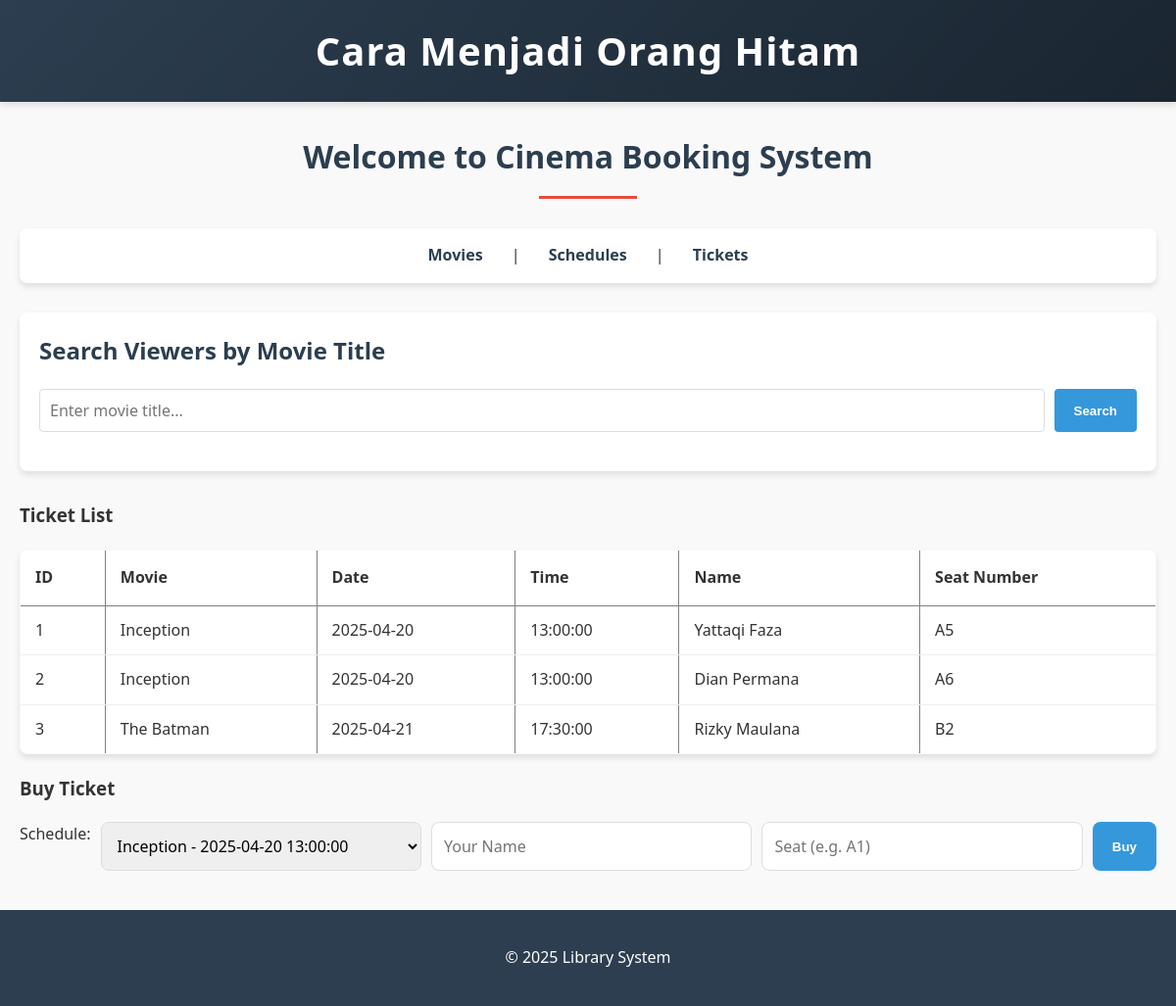
The page /?page=Tickets on the database its author committed.
### tables this page shows
CREATE TABLE Tickets (
    id INT AUTO_INCREMENT PRIMARY KEY,
    schedule_id INT,
    name VARCHAR(100),  
    seat_number VARCHAR(10),
    FOREIGN KEY (schedule_id) REFERENCES Schedules(id) ON DELETE CASCADE
);

CREATE TABLE Movies (
    id INT AUTO_INCREMENT PRIMARY KEY,
    title VARCHAR(100) NOT NULL,
    genre VARCHAR(50),
    duration INT,  
    rating VARCHAR(10)  
);

CREATE TABLE Schedules (
    id INT AUTO_INCREMENT PRIMARY KEY,
    movie_id INT,
    date DATE,
    time TIME,
    FOREIGN KEY (movie_id) REFERENCES Movies(id) ON DELETE CASCADE
);

### config/db.php (called while the page is built, shortened)
<?php
class Database {
    private $host = "localhost";
    private $username = "root";
    private $password = "";
    private $dbname = "db_blackcinema";
    public function __construct() {
        try {
            $this->conn = new PDO("mysql:host=$this->host;dbname=$this->dbname", $this->username, $this->password);
            $this->conn->setAttribute(PDO::ATTR_ERRMODE, PDO::ERRMODE_EXCEPTION);
            $stmt = $this->conn->query("SHOW TABLES LIKE 'Movies'");
        } catch (PDOException $e) {
            die("Connection failed: " . $e->getMessage());
        }
    }
}
?>

### class/Tickets.php (called while the page is built, shortened)
<?php
require_once 'config/db.php';
class Tickets {
    private $db;
    public function __construct() {
        $this->db = (new Database())->conn;
    }
    public function getAllTickets() {
        $stmt = $this->db->query("SELECT Tickets.*, Movies.title, Schedules.date, Schedules.time
                                  FROM Tickets
                                  JOIN Schedules ON Tickets.schedule_id = Schedules.id
                                  JOIN Movies ON Schedules.movie_id = Movies.id");
        return $stmt->fetchAll(PDO::FETCH_ASSOC);
    }
}
?>

### class/Schedules.php (called while the page is built, shortened)
<?php
require_once 'config/db.php';
class Schedules {
    private $db;
    public function __construct() {
        $this->db = (new Database())->conn;
    }
    public function getAllSchedules() {
        $stmt = $this->db->query("SELECT Schedules.*, Movies.title FROM Schedules JOIN Movies ON Schedules.movie_id = Movies.id");
        return $stmt->fetchAll(PDO::FETCH_ASSOC);
    }
}
?>

### view/Tickets.php (the view)
<h3>Ticket List</h3>
<table border="1">
    <tr>
        <th>ID</th>
        <th>Movie</th>
        <th>Date</th>
        <th>Time</th>
        <th>Name</th>
        <th>Seat Number</th>
    </tr>
    <?php foreach ($ticket->getAllTickets() as $t): ?>
    <tr>
        <td><?= $t['id'] ?></td>
        <td><?= $t['title'] ?></td>
        <td><?= $t['date'] ?></td>
        <td><?= $t['time'] ?></td>
        <td><?= $t['name'] ?></td>
        <td><?= $t['seat_number'] ?></td>
    </tr>
    <?php endforeach; ?>
</table>
<h3>Buy Ticket</h3>
<form method="POST">
    <label>Schedule:</label>
    <select name="schedule_id">
        <?php foreach ($schedule->getAllSchedules() as $s): ?>
            <option value="<?= $s['id'] ?>"><?= $s['title'] ?> - <?= $s['date'] ?> <?= $s['time'] ?></option>
        <?php endforeach; ?>
    </select>
    <input type="text" name="name" placeholder="Your Name" required>
    <input type="text" name="seat_number" placeholder="Seat (e.g. A1)" required>
    <button type="submit" name="buy">Buy</button>
</form>

### style.css (style rules this page uses)
:root { --primary-color: #2c3e50; --secondary-color: #e74c3c; --accent-color: #3498db; --light-bg: #f9f9f9; --text-color: #333; --box-shadow: 0 4px 6px rgba(0, 0, 0, 0.1); --border-radius: 8px; }
body { font-family: 'Poppins', 'Segoe UI', sans-serif; margin: 0; padding: 0; background-color: var(--light-bg); color: var(--text-color); line-height: 1.6; }
form { display: flex; gap: 10px; margin-bottom: 20px; }
input[type="text"], input[type="number"], select, textarea { padding: 12px; border: 1px solid #ddd; border-radius: var(--border-radius); flex: 1; font-family: inherit; font-size: 16px; }
button, input[type="submit"] { background-color: var(--accent-color); color: white; border: none; padding: 12px 20px; border-radius: var(--border-radius); cursor: pointer; font-weight: bold; transition: background-color 0.3s ease; }
table { width: 100%; border-collapse: collapse; margin: 20px 0; border-radius: var(--border-radius); overflow: hidden; box-shadow: var(--box-shadow); }
th { padding: 15px; text-align: left; font-weight: 600; }
td { padding: 12px 15px; border-bottom: 1px solid #eee; }
tbody tr { background-color: white; transition: background-color 0.3s ease; }

### rows shown on the page
tickets: id "1", movies.title "Inception", schedule.date "2025-04-20", schedule.time "13:00:00", name "Yattaqi Faza", seat_number "A5"
tickets: id "2", movies.title "Inception", schedule.date "2025-04-20", schedule.time "13:00:00", name "Dian Permana", seat_number "A6"
tickets: id "3", movies.title "The Batman", schedule.date "2025-04-21", schedule.time "17:30:00", name "Rizky Maulana", seat_number "B2"

### other values the page prints
form field schedule_id "Inception - 2025-04-20 13:00:00"
